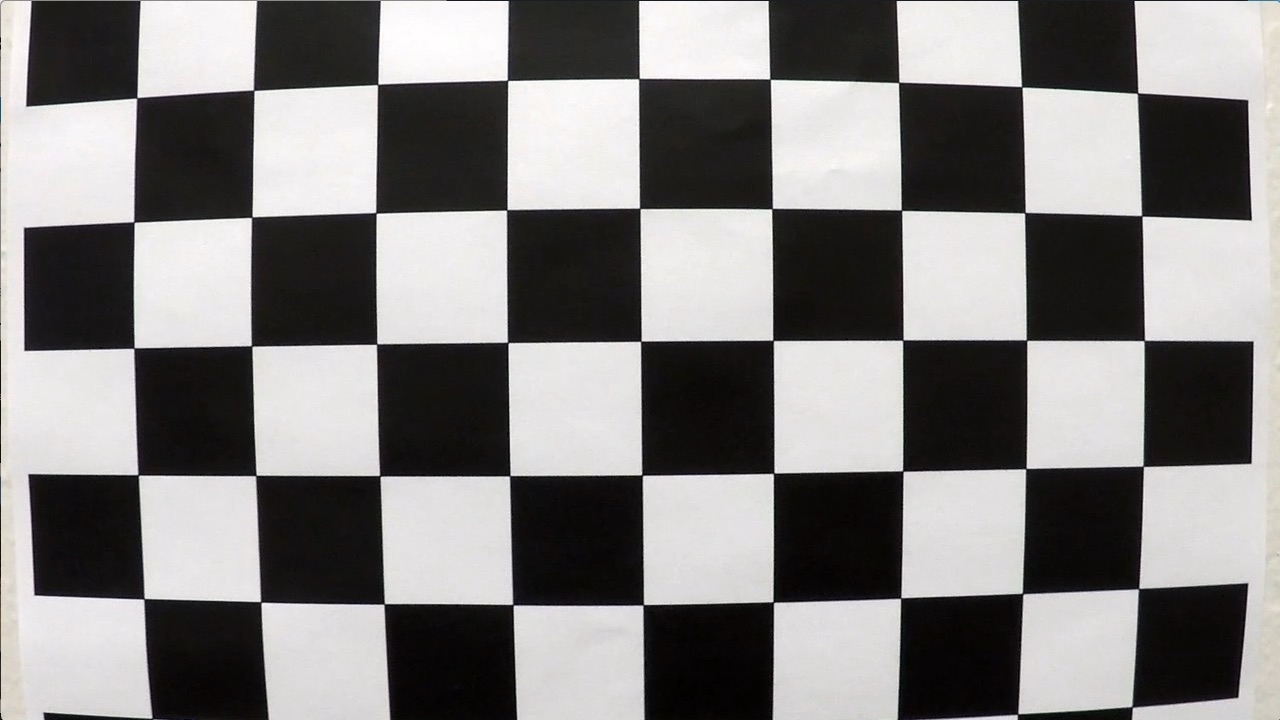
#> input picture camera_cal/calibration1.jpg, 1280 x 720 px; its folder holds 4 pictures in this run
$ python advanceLaneFinding.py   (older library calls are emulated)
#> lines starting #> are read from the running program, lines starting #| are printed output that depends on the picture
#!/usr/bin/env python
# coding: utf-8

# # Advance Lane Finding - PROJECT 2

# In[1]:


import cv2
import numpy as np
import matplotlib.pyplot as plt
import matplotlib.image as mpimg
#get_ipython().run_line_magic('matplotlib', 'inline')


# ### Global Configuration

# In[2]:


LANE_BGR = (255,25,50) # lane color


# # Camera Calibration

# We need to make sure the camera install in the car is accurate and should provide the same output for the same input in all environments. With the help of OpenCV, we could achieve the desired result.
#
# ### Goal
# - [X] Read all images from desired folder
# - [X] Convert to grayscale
# - [X] Find corenrs
# - [X] Calibrate camera

# In[3]:


'''
Read all the image from camera_cal
process need glob
'''
import glob

list_of_images =  glob.glob("camera_cal/*.jpg")
assert len(list_of_images) > 0, "list_of_images should not be empty, " + str(len(list_of_images))

# as per suggession
x_axis_count = 9
y_axis_count = 6

objectPoints = [] # vector of vectors of calibration patten points
imagePoints = [] # vector of vectors of projections of calibration pattern points

'''
object points,
[ 0, 0, 0 ] to | 8, 5, 0|
'''
objectPointsPattern = np.zeros((x_axis_count * y_axis_count, 3), np.float32)
objectPointsPattern[:,:2] = np.mgrid[0:x_axis_count, 0:y_axis_count].T.reshape(-1, 2)

'''
Iterate and search for corners
'''
image = None # image
for idx, fname in enumerate(list_of_images):
    image = cv2.imread(fname) # read image
#> image is the input picture: shape (720, 1280, 3); mean B, G, R 127.8, 128.4, 130.1

    '''
    Note:
        cv2.COLOR_RGB2GRAY for matplotlib.imread
        cv2.COLOR_BGR2GRAY for cv2.imread
    '''
    gray = cv2.cvtColor(image, cv2.COLOR_BGR2GRAY)

    '''
    Find the corners
    '''
    patternSize = (x_axis_count, y_axis_count)
    ret, corners = cv2.findChessboardCorners(gray, patternSize, None)
#> ret = False; corners = None

    '''
    Store result only if pattern found
    '''
    if ret:
        objectPoints.append(objectPointsPattern)
        imagePoints.append(corners)

'''
using the corners and object point calibrate the camera
'''
ret, cameraMatrix, distortionCoeffs, rvecs, tvecs = cv2.calibrateCamera(objectPoints,
                                                                        imagePoints,
                                                                        image.shape[:2],
                                                                        None,
                                                                        None)


# # Distortion correction on a raw image
#     Remove distortion in the image so that we can get correct and working image
# ### Goal
# - [X] Convert distort to undistort using previous calculation
# - [X] Save image
# - [X] return undistored image

# In[4]:


def undistorted_image(distort_image):
    '''
    Convert distort image to undistort image using opencv function cv2.undistort
    which required cameraMatrix, distortionCoeffs and distort_image as input.
    '''
    undistorted_image = cv2.undistort(distort_image, cameraMatrix, distortionCoeffs, None, cameraMatrix)

    return undistorted_image


# In[5]:


def display_image(before=None, before_cmap=None, after=None, after_cmap=None):
    figure, (ax1, ax2) = plt.subplots(1, 2, figsize=(20,10))
    # before image
    ax1.imshow(before, cmap=before_cmap)
    ax1.set_title('Before', fontsize=25)
    # after image
    ax2.imshow(after, cmap=after_cmap)
    ax2.set_title('After', fontsize=25)


# ### Convert chessboard distorted to undistored

# In[6]:


'''
Read a random image
'''
import random
distort_image = cv2.imread(random.choice(list_of_images[:5]))
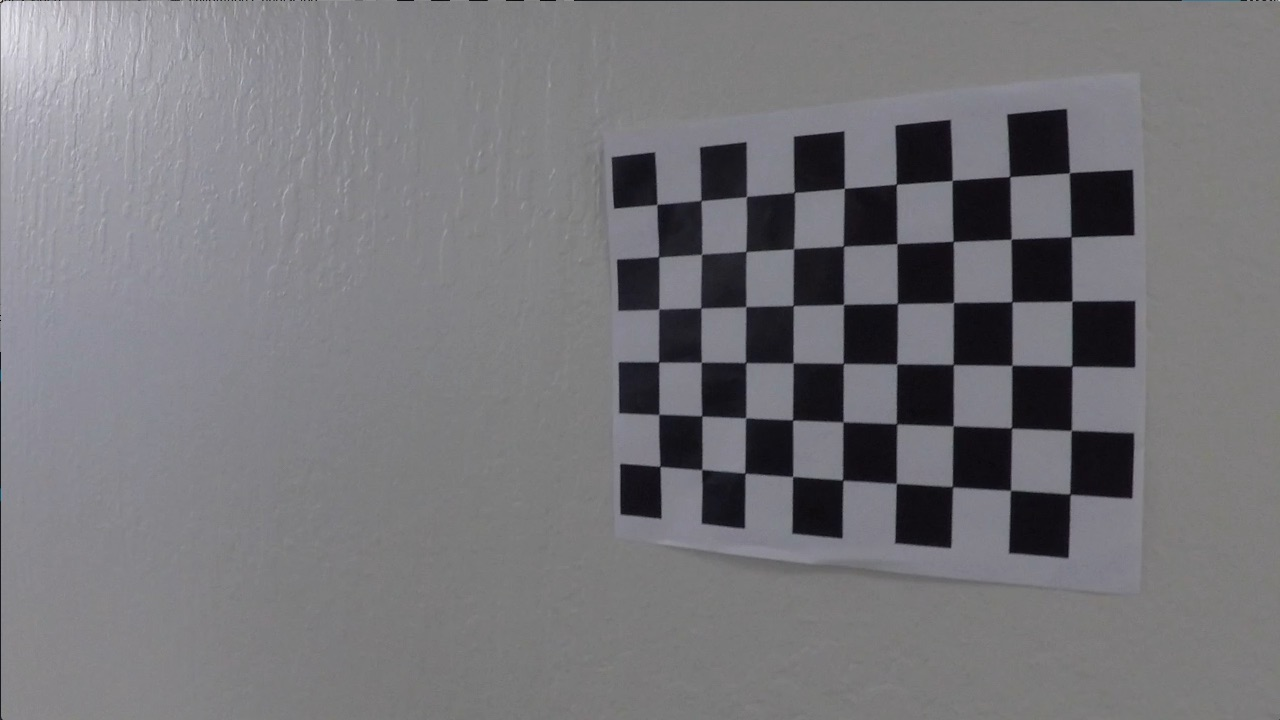
#> input picture camera_cal/calibration12.jpg, 1280 x 720 px
#> distort_image is the input picture: shape (720, 1280, 3); mean B, G, R 121.6, 117.6, 118.5

undistorted_image_chessboard = undistorted_image(distort_image)
#> in undistorted_image, `undistorted_image = cv2.undistort(distort_image, cameraMatrix, distort..`:
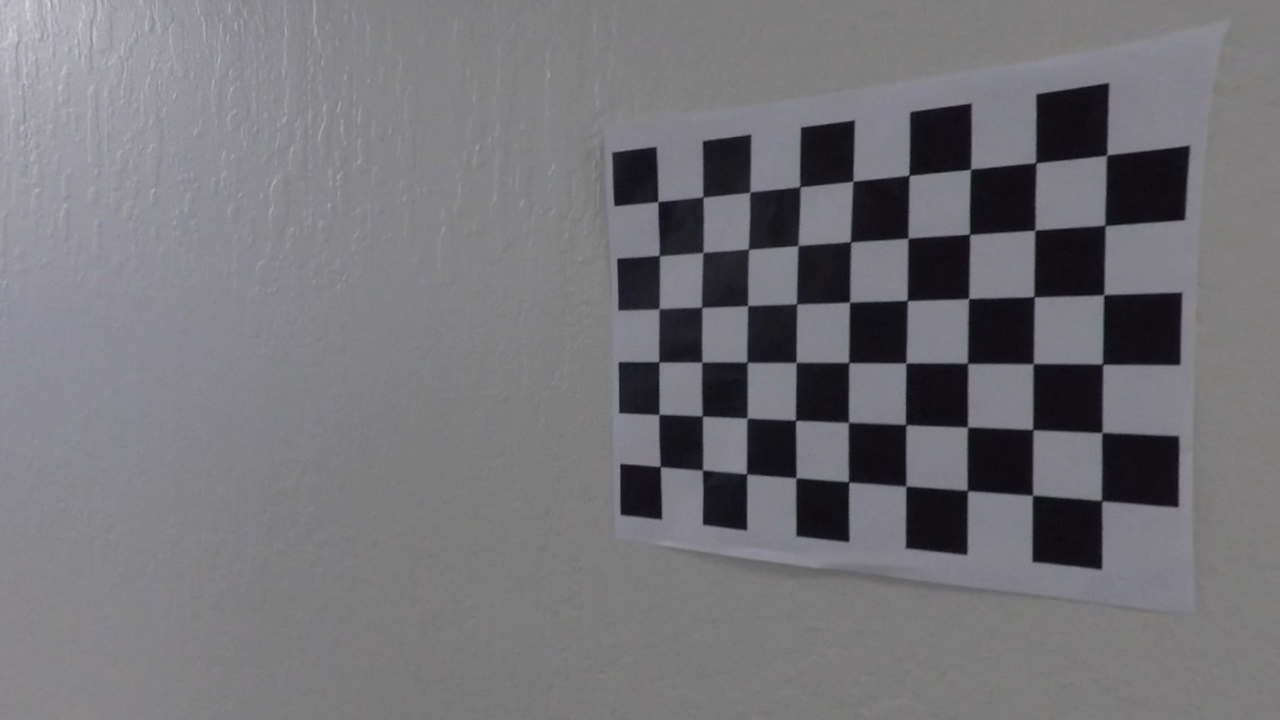
#> undistorted_image: shape (720, 1280, 3); mean B, G, R 119.7, 115.5, 116.3
'''
save undistorted_image
'''
undistorted_image_path = './output_images/undistorted_image.jpg'
cv2.imwrite(undistorted_image_path, undistorted_image_chessboard)

'''
Display distort_image and undistorted_image
'''
display_image(distort_image, None, undistorted_image_chessboard, None)


# # Pipeline(test images)

# ### Distortion corrected on road image
# ### Goal
# - [X] Distortion corrected on road line
# - [X] Save undistorted image

# In[7]:


'''
Read a random image
'''
import random

list_of_road_images =  glob.glob("test_images/*.jpg")
assert len(list_of_images) > 0, "list_of_road_images should not be empty, " + str(len(list_of_road_images))

#> (the run stopped early here; a loop or call above may not have finished)
